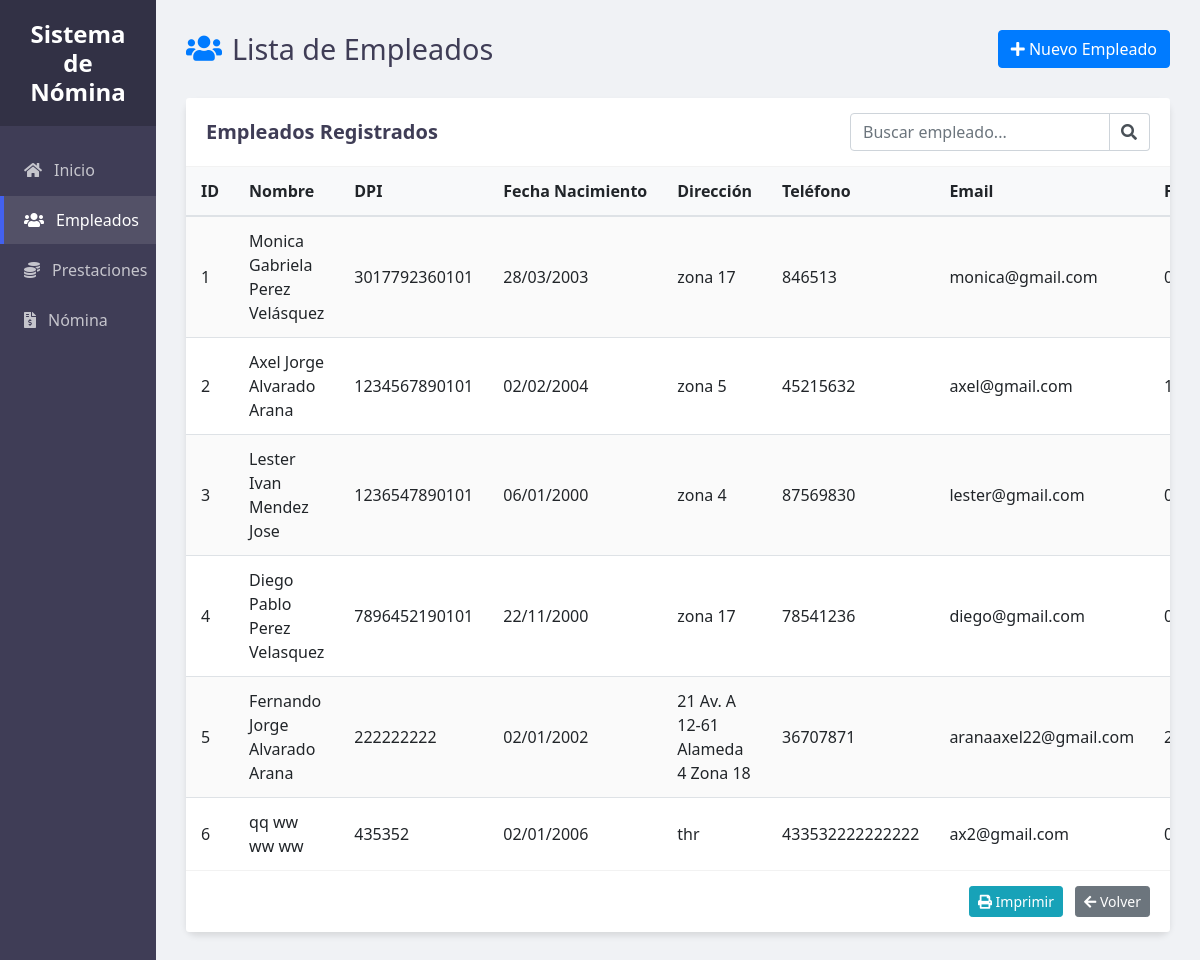
/ProyectoNomina/index.php?controller=empleado&action=ver, run on the app's committed database.
### tables this page shows
CREATE TABLE `empleado` (
  `ID_Emp` int(11) NOT NULL,
  `PriNombre_Emp` varchar(50) NOT NULL,
  `SegNombre_Emp` varchar(50) NOT NULL,
  `PriApellido_Emp` varchar(50) NOT NULL,
  `SegApellido_Emp` varchar(50) NOT NULL,
  `DPI_Emp` varchar(20) NOT NULL,
  `FechaNacimiento_Emp` date NOT NULL,
  `Direccion_Emp` varchar(255) DEFAULT NULL,
  `Telefono_Emp` varchar(15) DEFAULT NULL,
  `Email_Emp` varchar(100) DEFAULT NULL,
  `FechaIngreso_Emp` date NOT NULL,
  `FechaBaja_Emp` date DEFAULT NULL,
  `Estado_Emp` varchar(10) DEFAULT 'Activo',
  `ID_Puesto` int(11) DEFAULT NULL,
  `Horas_Extras` decimal(5,2) DEFAULT 0.00
);

### ProyectoNomina/Controllers/EmpleadoController.php (called while the page is built, shortened)
<?php
class EmpleadoController {
    private $empleado;
    public function __construct() {
        $db = db::conectar();
        $this->empleado = new Empleado($db);
    }
    public function ver() {
        $empleados = $this->empleado->obtenerEmpleados();
        extract(['empleados' => $empleados]);
        include 'Views/Empleados/Ver.php';
    }
}
?>

### ProyectoNomina/Models/EmpleadoModelo.php (called while the page is built, shortened)
<?php
class Empleado {
    private $conn;
    public function __construct($db) {
        $this->conn = $db;
    }
    public function obtenerEmpleados() {
        try {
            $query = "CALL spObtenerEmpleados();";
            $stmt = $this->conn->prepare($query);
            $stmt->execute();
            $resultados = $stmt->fetchAll(PDO::FETCH_ASSOC);
            return $resultados;
        } catch (PDOException $e) {
            error_log("Error al obtener empleados: " . $e->getMessage());
            return [];
        }
    }
}

### ProyectoNomina/Views/Empleados/Ver.php (the view, shortened to what this page needs)
<!DOCTYPE html>
<html lang="es">
<head>
    <link rel="stylesheet" href="https://cdn.jsdelivr.net/npm/bootstrap@4.6.2/dist/css/bootstrap.min.css">
    <link rel="stylesheet" href="https://cdnjs.cloudflare.com/ajax/libs/font-awesome/5.15.4/css/all.min.css">
    <link rel="stylesheet" href="Public/CSS/styleVerEmp.css">
</head>
<body>
    <div class="sidebar">
        <div class="sidebar-header">
            <h3>Sistema de Nómina</h3>
        </div>
        <ul class="sidebar-menu">
            <li><a href="index.php"><i class="fas fa-home"></i> Inicio</a></li>
            <li><a href="index.php?controller=empleado&action=ver" class="active"><i class="fas fa-users"></i> Empleados</a></li>
            <li><a href="index.php?controller=prestacion&action=ver"><i class="fas fa-coins"></i> Prestaciones</a></li>
            <li><a href="index.php?controller=nomina&action=ver"><i class="fas fa-file-invoice-dollar"></i> Nómina</a></li>
        </ul>
    </div>
    <div class="main-content">
        <div class="content-container">
            <div class="header">
                <div class="header-title">
                    <h1><i class="fas fa-users text-primary"></i> Lista de Empleados</h1>
                </div>
                <div class="header-actions">
                    <a href="index.php?controller=empleado&action=crear" class="btn btn-primary ">
                        <i class="fas fa-plus"></i> Nuevo Empleado
                    </a>
                </div>
            </div>
            <div class="card">
                <div class="card-header bg-white">
                    <div class="row align-items-center">
                        <div class="col-md-6">
                            <h5 class="mb-0">Empleados Registrados</h5>
                        </div>
                        <div class="col-md-6">
                            <div class="input-group search-box">
                                <input type="text" id="searchInput" class="form-control" placeholder="Buscar empleado...">
                                <div class="input-group-append">
                                    <span class="input-group-text"><i class="fas fa-search"></i></span>
                                </div>
                            </div>
                        </div>
                    </div>
                </div>
                <div class="card-body p-0">
                    <?php if (empty($empleados)): ?>
                        <div class="alert alert-info m-3">
                            <i class="fas fa-info-circle"></i> No hay empleados registrados en el sistema.
                        </div>
                    <?php else: ?>
                        <div class="table-container">
                            <table class="table table-striped table-hover" id="employeeTable">
                                <thead>
                                    <tr>
                                        <th>ID</th>
                                        <th>Nombre</th>
                                        <th>DPI</th>
                                        <th>Fecha Nacimiento</th>
                                        <th>Dirección</th>
                                        <th>Teléfono</th>
                                        <th>Email</th>
                                        <th>Fecha Ingreso</th>
                                    </tr>
                                </thead>
                                <tbody>
                                    <?php foreach ($empleados as $empleado): ?>
                                        <tr>
                                            <td><?php echo $empleado['ID_Emp'];?></td>
                                            <td>
                                                <?php
                                                    echo $empleado['PriNombre_Emp'] . ' ' .
                                                        ($empleado['SegNombre_Emp'] ? $empleado['SegNombre_Emp'] . ' ' : '') .
                                                        $empleado['PriApellido_Emp'] . ' ' .
                                                        ($empleado['SegApellido_Emp'] ? $empleado['SegApellido_Emp'] : '');
                                                ?>
                                            </td>
                                            <td><?php echo $empleado['DPI_Emp']; ?></td>
                                            <td><?php echo date('d/m/Y', strtotime($empleado['FechaNacimiento_Emp'])); ?></td>
                                            <td><?php echo $empleado['Direccion_Emp']; ?></td>
                                            <td><?php echo $empleado['Telefono_Emp']; ?></td>
                                            <td><?php echo $empleado['Email_Emp']; ?></td>
                                            <td><?php echo date('d/m/Y', strtotime($empleado['FechaIngreso_Emp'])); ?></td>
                                        </tr>
                                    <?php endforeach; ?>
                                </tbody>
                            </table>
                        </div>
                    <?php endif; ?>
                </div>
                <div class="card-footer bg-white">
                    <div class="row">
                        <div class="col text-right">
                            <button type="button" class="btn btn-info btn-sm mr-2" onclick="window.print()">
                                <i class="fas fa-print"></i> Imprimir
                            </button>
                            <a href="index.php" class="btn btn-secondary btn-sm">
                                <i class="fas fa-arrow-left"></i> Volver
                            </a>
                        </div>
                    </div>
                </div>
            </div>
        </div>
    </div>
</body>
</html>

### ProyectoNomina/Public/CSS/styleVerEmp.css (style rules this page uses)
:root { --primary: #4361ee; --secondary: #3f3d56; --success: #23a359; --danger: #e74c3c; --light: #f8f9fa; --dark: #343a40; --gray: #6c757d; --sidebar-width: 13%; }
body { margin: 0; padding: 0; font-family: 'Segoe UI', Roboto, 'Helvetica Neue', Arial, sans-serif; background-color: #f0f2f5; display: flex; min-height: 100vh; overflow: hidden; }
.sidebar { width: var(--sidebar-width); background-color: var(--secondary); color: white; position: fixed; height: 100vh; overflow-y: auto; z-index: 100; }
.sidebar-header { padding: 20px; background-color: rgba(0, 0, 0, 0.2); text-align: center; }
.sidebar-header h3 { margin: 0; font-size: 1.5rem; font-weight: 600; }
.sidebar-menu { list-style: none; padding: 0; margin: 20px 0; }
.sidebar-menu li { margin-bottom: 2px; }
.sidebar-menu a { display: flex; align-items: center; padding: 12px 20px; color: rgba(255, 255, 255, 0.7); text-decoration: none; transition: all 0.3s; border-left: 4px solid transparent; }
.sidebar-menu a:hover, .sidebar-menu a.active { background-color: rgba(255, 255, 255, 0.1); color: white; border-left-color: var(--primary); }
.sidebar-menu i { margin-right: 12px; }
.main-content { flex: 1; margin-left: var(--sidebar-width); height: 100vh; overflow-y: auto; }
.content-container { padding: 30px; max-width: 1800px; margin: 0 auto; }
.header { display: flex; justify-content: space-between; align-items: center; margin-bottom: 30px; }
.header-title h1 { margin: 0; font-size: 1.8rem; color: var(--secondary); display: flex; align-items: center; }
.header-title h1 i { margin-right: 10px; }
.card { border: none; border-radius: 10px; box-shadow: 0 4px 6px rgba(0, 0, 0, 0.1); margin-bottom: 30px; background-color: white; }
.card-header { padding: 15px 20px; border-bottom: 1px solid rgba(0, 0, 0, 0.05); }
.card-header h5 { font-weight: 600; color: var(--secondary); }
.table-container { max-height: calc(100vh - 250px); overflow-y: auto; overflow-x: auto; }
.table { margin-bottom: 0; width: 100%; }
.table thead th { position: sticky; top: 0; background-color: #f8f9fa; z-index: 10; font-weight: 600; border-top: none; border-bottom: 2px solid #dee2e6; padding: 12px 15px; white-space: nowrap; }
.table td { padding: 12px 15px; vertical-align: middle; }
.table-striped tbody tr:nth-of-type(odd) { background-color: rgba(0, 0, 0, 0.02); }
.card-footer { background-color: white; border-top: 1px solid rgba(0, 0, 0, 0.05); padding: 15px 20px; }
.search-box { max-width: 300px; margin-left: auto; }
.search-box .form-control { border-top-right-radius: 0; border-bottom-right-radius: 0; }
.search-box .input-group-text { background-color: white; border-left: none; }

### data on the page
empleado: ID_Emp "1", PriNombre_Emp "Monica", SegNombre_Emp "Gabriela", PriApellido_Emp "Perez", SegApellido_Emp "Velásquez", DPI_Emp "3017792360101", FechaNacimiento_Emp "28/03/2003", Direccion_Emp "zona 17", Telefono_Emp "846513", Email_Emp "monica@gmail.com"
empleado: ID_Emp "2", PriNombre_Emp "Axel", SegNombre_Emp "Jorge", PriApellido_Emp "Alvarado", SegApellido_Emp "Arana", DPI_Emp "1234567890101", FechaNacimiento_Emp "02/02/2004", Direccion_Emp "zona 5", Telefono_Emp "45215632", Email_Emp "axel@gmail.com"
empleado: ID_Emp "3", PriNombre_Emp "Lester", SegNombre_Emp "Ivan", PriApellido_Emp "Mendez", SegApellido_Emp "Jose", DPI_Emp "1236547890101", FechaNacimiento_Emp "06/01/2000", Direccion_Emp "zona 4", Telefono_Emp "87569830", Email_Emp "lester@gmail.com"
empleado: ID_Emp "4", PriNombre_Emp "Diego", SegNombre_Emp "Pablo", PriApellido_Emp "Perez", SegApellido_Emp "Velasquez", DPI_Emp "7896452190101", FechaNacimiento_Emp "22/11/2000", Direccion_Emp "zona 17", Telefono_Emp "78541236", Email_Emp "diego@gmail.com"
empleado: ID_Emp "5", PriNombre_Emp "Fernando", SegNombre_Emp "Jorge", PriApellido_Emp "Alvarado", SegApellido_Emp "Arana", DPI_Emp "222222222", FechaNacimiento_Emp "02/01/2002", Direccion_Emp "21 Av. A 12-61 Alameda 4 Zona 18", Telefono_Emp "36707871", Email_Emp "aranaaxel22@gmail.com"
empleado: ID_Emp "6", PriNombre_Emp "qq", SegNombre_Emp "ww", PriApellido_Emp "ww", SegApellido_Emp "ww", DPI_Emp "435352", FechaNacimiento_Emp "02/01/2006", Direccion_Emp "thr", Telefono_Emp "433532222222222", Email_Emp "ax2@gmail.com"
